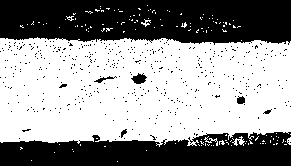
#> input picture AR/CV/PracticaParaExamen/binary.png, 291 x 166 px, found by its file name
$ python midterm_skeleton_2019_terrassa.py
#> lines starting #> are read from the running program, lines starting #| are printed output that depends on the picture; after the words box and inside, x2 and y2 are one past the last pixel; in counts of white or black regions, pixels touching at a corner belong together
########################################################################
#                         CHRISTIAN MARTINEZ
########################################################################

import cv2
import numpy as np

def exercise1():
    img = cv2.imread("PracticaParaExamen/bart.jpg", cv2.IMREAD_COLOR)

    # TODO: Write your code here
    img = img / 255
    height, width, depth = img.shape

    #create kernel
    kernel = np.array([[1,4,6,4,1],[4,16,24,16,4],[6,24,36,24,6],[4,16,24,16,4],[1,4,6,4,1]]) / 256 #todo create automatically

    #frame
    ksize , _ = kernel.shape
    krad = int(ksize*0.5)
    frame = np.zeros((height + 2*krad, width + 2*krad, depth))
    frame[krad:-krad, krad:-krad] = img

    filtered = np.zeros(img.shape)

    #convolution
    for i in range(0, height):
        for j in range(0, width):
            filtered[i, j] = (frame[i:i+ksize, j:j+ksize] * kernel[:, :, np.newaxis]).sum(axis=(0, 1))

    cv2.imshow("Filter", filtered)
    cv2.imshow("Original", np.uint8(img*255))
    cv2.waitKey(0)

def Erosion(img, kernel, times):
    ksize, _ = kernel.shape
    krad = int(ksize * 0.5)

    height, width = img.shape

    framed = np.zeros((height + 2*krad, width + 2*krad))
    framed[krad:-krad, krad:-krad] = img

    filtered = np.zeros(img.shape)

    for t in range(times):
        for i in range(0, height):
            for j in range(0, width):
                all_1 = True
                for x in range(-1, 1):
                    for y in range(-1, 1):
                        if framed[i + x, j + y] != 1:
                            all_1 = False
                if all_1:
                    filtered[i, j] = 1
                else:
                    filtered[i, j] = 0
        framed[krad:-krad, krad:-krad] = filtered
    return filtered

def Dilation(img, kernel, times):
    ksize, _ = kernel.shape
    krad = int(ksize * 0.5)

    height, width = img.shape

    framed = np.zeros((height + 2*krad, width + 2*krad))
    framed[krad:-krad, krad:-krad] = img

    filtered = np.zeros(img.shape)

    for t in range(times):
        for i in range(0, height):
            for j in range(0, width):
                a_1 = False
                for x in range(-1, 1):
                    for y in range(-1, 1):
                        if framed[i + x, j + y] == 1:
                            a_1 = True
                if a_1:
                    filtered[i, j] = 1
                else:
                    filtered[i, j] = 0

        framed[krad:-krad, krad:-krad] = filtered
    return filtered


def exercise2():
    img = cv2.imread("PracticaParaExamen/binary.png", cv2.IMREAD_GRAYSCALE)
#> img: shape (166, 291); 58.5% white; 435 black regions (427 under 20 px), largest, box (x1, y1, x2, y2) and area: (0, 0, 291, 45) 11539, (0, 132, 291, 166) 7642, (131, 73, 147, 84) 108
    img = img/255
    # TODO: Write your code here
    kernel = np.ones(shape=(3,3))


    cv2.imshow('cv2', cv2.erode(img, kernel, 0))
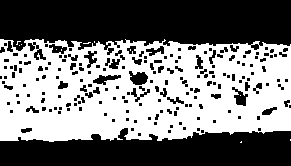
#> window 'cv2': shape (166, 291) float64; values 0 (black) and 1 (white), 47.8% white; 12 white regions (11 under 20 px), largest, box (x1, y1, x2, y2) and area: (0, 39, 291, 142) 23065
    cv2.imshow('Erosion', Dilation(Erosion(img, kernel, 2), kernel, 6)*255)
#> in Erosion, `framed[krad:-krad, krad:-krad] = img`:
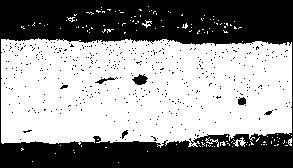
#> framed: shape (168, 293) float64; values 0 (black) and 1 (white), 57.4% white; 430 black regions (423 under 20 px), largest, box (x1, y1, x2, y2) and area: (0, 0, 293, 168) 20103, (132, 74, 148, 85) 108, (238, 97, 246, 105) 52
#> after the loop in Erosion, `for t in range(times):`:
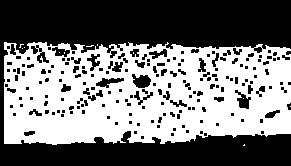
#> filtered: shape (166, 291) float64; values 0 (black) and 1 (white), 47.1% white; 12 white regions (11 under 20 px), largest, box (x1, y1, x2, y2) and area: (4, 42, 291, 145) 22723
#> after the loop in Erosion, `for t in range(times):`:
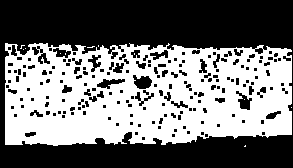
#> framed: shape (168, 293) float64; values 0 (black) and 1 (white), 46.2% white; 12 white regions (11 under 20 px), largest, box (x1, y1, x2, y2) and area: (5, 43, 292, 146) 22723
#> after the loop in Dilation, `for t in range(times):`:
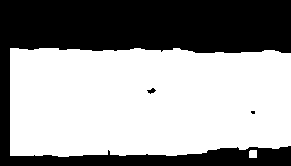
#> filtered: shape (166, 291) float64; values 0 (black) and 1 (white), 59.8% white; 3 black regions (1 under 20 px), largest, box (x1, y1, x2, y2) and area: (0, 0, 291, 166) 19362, (147, 88, 156, 94) 29
#> after the loop in Dilation, `for t in range(times):`:
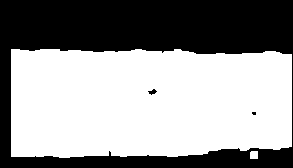
#> framed: shape (168, 293) float64; values 0 (black) and 1 (white), 58.7% white; 3 black regions (1 under 20 px), largest, box (x1, y1, x2, y2) and area: (0, 0, 293, 168) 20280, (148, 89, 157, 95) 29

    cv2.imshow("Binary", img)
    cv2.waitKey(0)


if __name__ == '__main__':

    # Uncomment to execute exercise 1
    # exercise1()

    # Uncomment to execute exercise 2
    exercise2()

    pass
